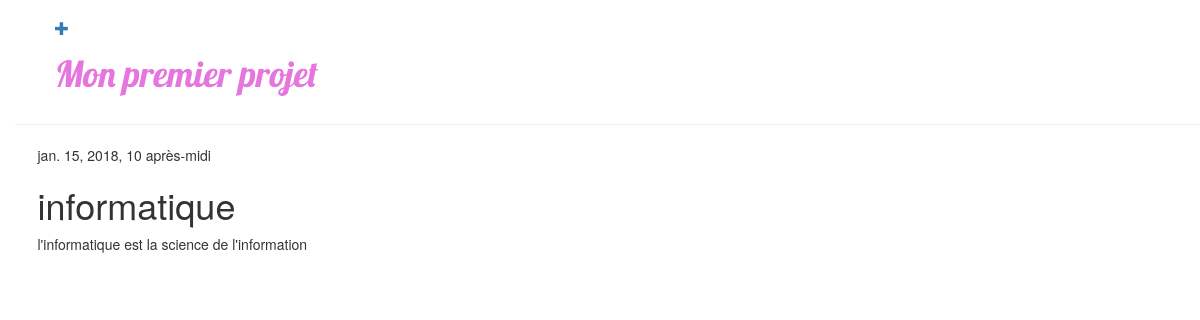
The app's page /post/1/ with its own data.
### blog/models.py (models this page shows, shortened)
class Post(models.Model):
	author = models.ForeignKey('auth.User')
	title = models.CharField(max_length=200)
	text = models.TextField()
	created_date = models.DateTimeField(default=timezone.now)
	published_date = models.DateTimeField(blank=True, null=True)

### blog/views.py (the view)
# urls.py: url(r'^post/(?P<pk>[0-9]+)/$', views.post_detail, name='post_detail'),
def post_detail(request, pk):
	post = get_object_or_404(Post, pk=pk)
	return render(request, 'blog/post_detail.html', {'post': post})

### blog/templates/blog/post_detail.html (shortened to what this page needs)
{% extends 'blog/base.html' %}
{% block content %}
	<div class="post">
		{% if post.published_date %}
		<div class="date">
			{{ post.published_date }}
		</div>
		{% endif %}
<h1>{{ post.title }}</h1>
<p>{{ post.text|linebreaksbr }}</p>
</div>
{% endblock %}

### blog/static/css/blog.css (style rules this page uses)
body { padding-left: 15px; }

### records on screen
Post: published_date "jan. 15, 2018, 10 après-midi", title "informatique", text "l'informatique est la science de l'information"
